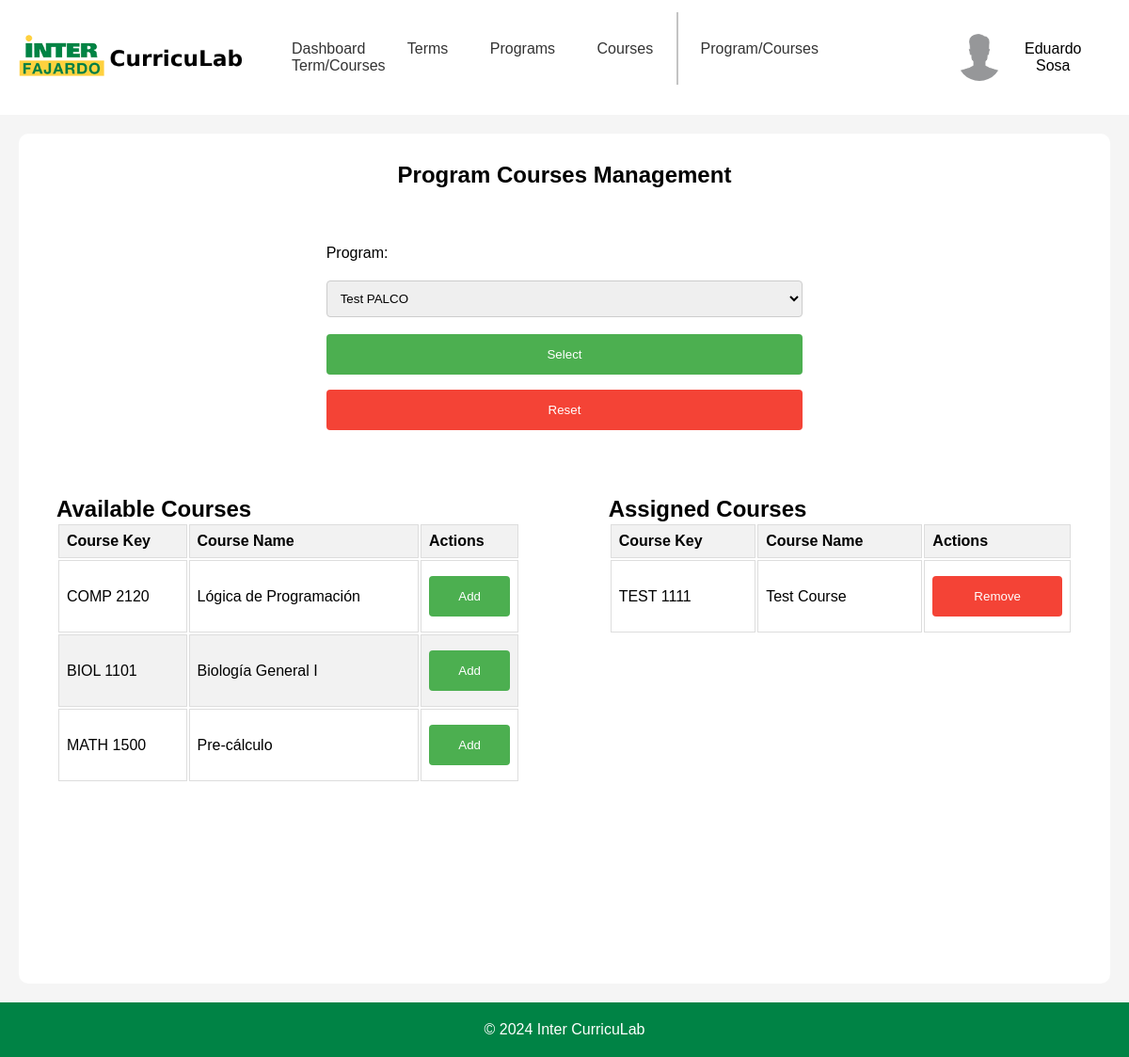
Page /templates/adminPages/adminProgramCourses.php?program=TEST (signed in) on the earlier database version.
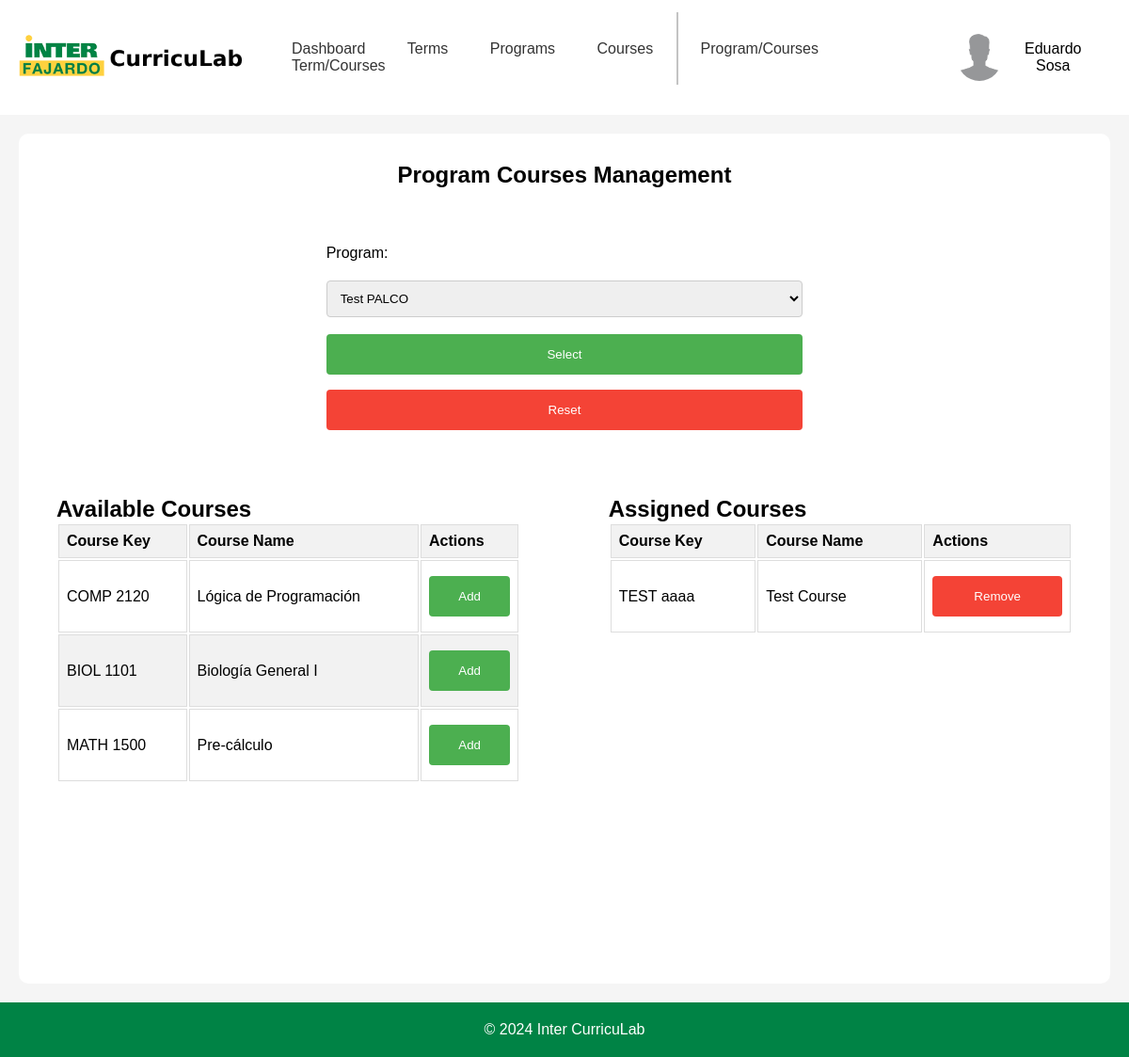
Same page on the later database version.
### tables this page shows
CREATE TABLE "course" (
	"CourseID"	INTEGER NOT NULL UNIQUE,
	"CourseKey"	TEXT,
	"CourseName"	TEXT,
	"CompetencyKey"	TEXT,
	PRIMARY KEY("CourseID" AUTOINCREMENT),
	FOREIGN KEY("CompetencyKey") REFERENCES "competency"("CompetencyKey")
);

### templates/adminPages/adminProgramCourses.php (the view, shortened to what the changed rows need)
<?php
$config = require_once '../../backend/php/config.php';
if (!isset($_SESSION['email'])) {
    header('Location: ../index.php');
    exit();
} elseif ($_SESSION['accountType'] !== 'Admin' && $_SESSION['accountType'] !== 'Root' && $_SESSION['accountType'] !== 'Staff') {
    header('Location: ../staffPages/profPage.php');
    exit;
} else {
    if ($config['db']['type'] === 'sqlite') {
        $db = new SQLite3($config['db']['sqlite']['path']);
    } elseif ($config['db']['type'] === 'mysql') {
        $dsn = "mysql:host={$config['db']['mysql']['host']};dbname={$config['db']['mysql']['dbname']}";
        $db = new PDO($dsn, $config['db']['mysql']['username'], $config['db']['mysql']['password']);
    }
    cleanUpProgramCourses($db);
    $queryCourse = "SELECT * FROM course";
    $stmtCourse = $db->prepare($queryCourse);
    $resultCourse = $stmtCourse->execute();
    $courses = fetchAllRows($resultCourse);
    $queryProgramCourse = "SELECT * FROM programCourses";
    $stmtProgramCourse = $db->prepare($queryProgramCourse);
    $resultProgramCourse = $stmtProgramCourse->execute();
    $programCourses = fetchAllRows($resultProgramCourse);
    $selectedProgramKey = $_GET['program'] ?? null;
    if ($selectedProgramKey) {
        $queryProgramCourses = "SELECT * FROM programCourses WHERE ProgramKey = :programKey";
        $stmtProgramCourses = $db->prepare($queryProgramCourses);
        $stmtProgramCourses->bindValue(':programKey', $selectedProgramKey, SQLITE3_TEXT);
        $resultProgramCourses = $stmtProgramCourses->execute();
        $programCourses = fetchAllRows($resultProgramCourses);
    } else {
        $programCourses = [];
    }
}
function fetchAllRows($result) {
    $rows = [];
    while ($row = $result->fetchArray(SQLITE3_ASSOC)) {
        $rows[] = $row;
    }
    return $rows;
}
function cleanUpProgramCourses($db) {
    $queryProgramCourses = "SELECT * FROM programCourses";
    $stmtProgramCourses = $db->prepare($queryProgramCourses);
    $resultProgramCourses = $stmtProgramCourses->execute();
}
?>
<!DOCTYPE html>
<html lang="en">
<head>
    <link rel="stylesheet" href="../../static/css/headerFooter.css">
    <link rel="stylesheet" href="../../static/css/adminProgramCourses.css">
</head>
<body>
    <div id="container">
        <div class="container-upperBox">
            <div class="gridParent">
                <div class="programSelector">
                    <h2>Program Courses Management</h2>
                </div>
                <div class="coursesTable">
                    <h2>Available Courses</h2>
                    <table>
                        <thead>
                        <tr>
                            <th>Course Key</th>
                            <th>Course Name</th>
                            <th>Actions</th>
                        </tr>
                        </thead>
                    </table>
                </div>
                <div class="addedCourses">
                    <h2>Assigned Courses</h2>
                    <table>
                        <thead>
                        <tr>
                            <th>Course Key</th>
                            <th>Course Name</th>
                            <th>Actions</th>
                        </tr>
                        </thead>
                        <tbody>
                        <?php
                        foreach ($courses as $course) {
                            $isCourseInProgram = false;
                            foreach ($programCourses as $programCourse) {
                                if ($programCourse['CourseKey'] == $course['CourseKey']) {
                                    $isCourseInProgram = true;
                                    break;
                                }
                            }
                            if ($isCourseInProgram) {
                                echo '<tr>';
                                echo '<td>' . $course['CourseKey'] . '</td>';
                                echo '<td>' . $course['CourseName'] . '</td>';
                                ?>
                                <td>
                                    <form method="post" action="<?php echo $_SERVER['PHP_SELF']; ?>">
                                        <button type="submit" name="removeCourse" class="removeButton">Remove</button>
                                    </form>
                                </td>
                                <?php
                                echo '</tr>';
                            }
                        }
                        ?>
                        </tbody>
                    </table>
                </div>
            </div>
        </div>
    </div>
</body>
</html>

Differences in the rows shown:
changed course "Test Course": CourseKey "TEST 1111" → "TEST aaaa"
